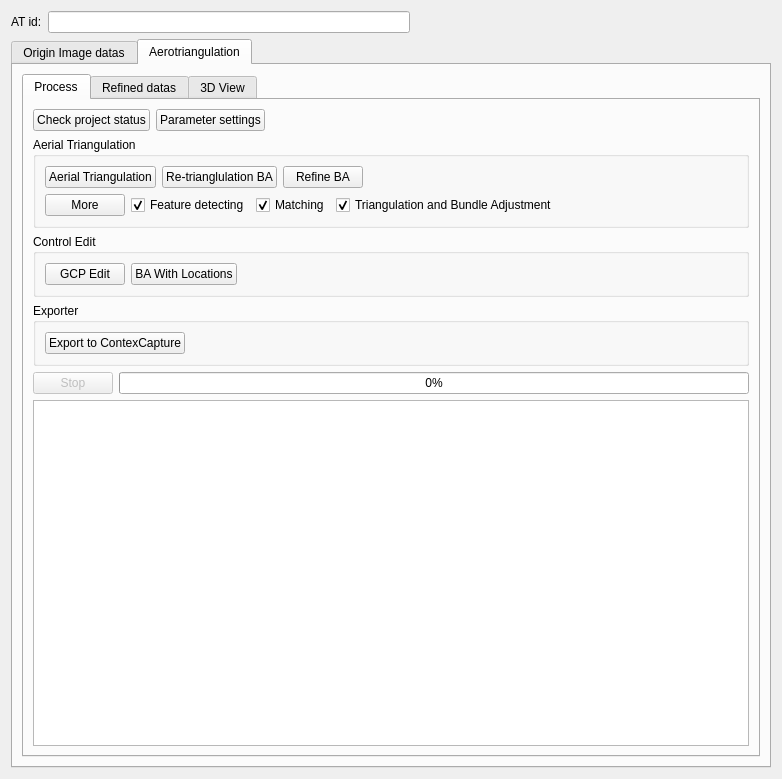
<?xml version="1.0" encoding="UTF-8"?>
<ui version="4.0">
 <class>ATConfigWidget</class>
 <widget class="QWidget" name="ATConfigWidget">
  <property name="geometry">
   <rect>
    <x>0</x>
    <y>0</y>
    <width>782</width>
    <height>779</height>
   </rect>
  </property>
  <property name="windowTitle">
   <string>Form</string>
  </property>
  <layout class="QVBoxLayout" name="verticalLayout_2">
   <item>
    <layout class="QHBoxLayout" name="horizontalLayout_5">
     <item>
      <widget class="QLabel" name="label">
       <property name="text">
        <string>AT id:</string>
       </property>
      </widget>
     </item>
     <item>
      <widget class="QLineEdit" name="lineEdit_projectID">
       <property name="readOnly">
        <bool>true</bool>
       </property>
      </widget>
     </item>
     <item>
      <spacer name="horizontalSpacer_3">
       <property name="orientation">
        <enum>Qt::Horizontal</enum>
       </property>
       <property name="sizeHint" stdset="0">
        <size>
         <width>40</width>
         <height>20</height>
        </size>
       </property>
      </spacer>
     </item>
    </layout>
   </item>
   <item>
    <widget class="QTabWidget" name="tabWidget">
     <property name="styleSheet">
      <string notr="true"/>
     </property>
     <property name="currentIndex">
      <number>1</number>
     </property>
     <property name="elideMode">
      <enum>Qt::ElideNone</enum>
     </property>
     <property name="usesScrollButtons">
      <bool>true</bool>
     </property>
     <property name="documentMode">
      <bool>false</bool>
     </property>
     <widget class="QWidget" name="tab_imageDatas">
      <property name="minimumSize">
       <size>
        <width>500</width>
        <height>0</height>
       </size>
      </property>
      <attribute name="title">
       <string>Origin Image datas</string>
      </attribute>
      <layout class="QHBoxLayout" name="horizontalLayout_7">
       <item>
        <widget class="insight::ProjectEditWidget" name="widget_originImages" native="true"/>
       </item>
      </layout>
     </widget>
     <widget class="QWidget" name="tab_Aerotriangulation">
      <attribute name="title">
       <string>Aerotriangulation</string>
      </attribute>
      <layout class="QHBoxLayout" name="horizontalLayout_6">
       <item>
        <widget class="QTabWidget" name="tabWidget_2">
         <property name="currentIndex">
          <number>0</number>
         </property>
         <property name="elideMode">
          <enum>Qt::ElideNone</enum>
         </property>
         <widget class="QWidget" name="tab_3">
          <attribute name="title">
           <string>Process</string>
          </attribute>
          <layout class="QVBoxLayout" name="verticalLayout_3">
           <item>
            <layout class="QHBoxLayout" name="horizontalLayout_11">
             <item>
              <widget class="QPushButton" name="pushButton_checkAT">
               <property name="text">
                <string>Check project status</string>
               </property>
              </widget>
             </item>
             <item>
              <widget class="QPushButton" name="pushButton_paramSetting">
               <property name="text">
                <string>Parameter settings</string>
               </property>
              </widget>
             </item>
             <item>
              <spacer name="horizontalSpacer_5">
               <property name="orientation">
                <enum>Qt::Horizontal</enum>
               </property>
               <property name="sizeHint" stdset="0">
                <size>
                 <width>40</width>
                 <height>20</height>
                </size>
               </property>
              </spacer>
             </item>
            </layout>
           </item>
           <item>
            <widget class="QGroupBox" name="groupBox_AT">
             <property name="title">
              <string>Aerial Triangulation</string>
             </property>
             <layout class="QVBoxLayout" name="verticalLayout">
              <item>
               <layout class="QHBoxLayout" name="horizontalLayout_12">
                <item>
                 <widget class="QPushButton" name="pushButton_AT">
                  <property name="text">
                   <string>Aerial Triangulation</string>
                  </property>
                 </widget>
                </item>
                <item>
                 <widget class="QPushButton" name="pushButton_retriangleBA">
                  <property name="text">
                   <string>Re-trianglulation BA</string>
                  </property>
                 </widget>
                </item>
                <item>
                 <widget class="QPushButton" name="pushButton_refineBA">
                  <property name="text">
                   <string>Refine BA</string>
                  </property>
                 </widget>
                </item>
                <item>
                 <spacer name="horizontalSpacer_6">
                  <property name="orientation">
                   <enum>Qt::Horizontal</enum>
                  </property>
                  <property name="sizeHint" stdset="0">
                   <size>
                    <width>37</width>
                    <height>17</height>
                   </size>
                  </property>
                 </spacer>
                </item>
               </layout>
              </item>
              <item>
               <layout class="QHBoxLayout" name="horizontalLayout_13">
                <item>
                 <widget class="QPushButton" name="pushButton_more">
                  <property name="text">
                   <string>More</string>
                  </property>
                 </widget>
                </item>
                <item>
                 <layout class="QHBoxLayout" name="horizontalLayout_3">
                  <item>
                   <widget class="QCheckBox" name="checkBox_featureDetect">
                    <property name="text">
                     <string>Feature detecting</string>
                    </property>
                    <property name="checked">
                     <bool>true</bool>
                    </property>
                   </widget>
                  </item>
                  <item>
                   <widget class="QCheckBox" name="checkBox_matching">
                    <property name="text">
                     <string>Matching</string>
                    </property>
                    <property name="checked">
                     <bool>true</bool>
                    </property>
                   </widget>
                  </item>
                  <item>
                   <widget class="QCheckBox" name="checkBox_at">
                    <property name="text">
                     <string>Triangulation and Bundle Adjustment</string>
                    </property>
                    <property name="checked">
                     <bool>true</bool>
                    </property>
                   </widget>
                  </item>
                 </layout>
                </item>
                <item>
                 <spacer name="horizontalSpacer_7">
                  <property name="orientation">
                   <enum>Qt::Horizontal</enum>
                  </property>
                  <property name="sizeHint" stdset="0">
                   <size>
                    <width>37</width>
                    <height>17</height>
                   </size>
                  </property>
                 </spacer>
                </item>
               </layout>
              </item>
             </layout>
            </widget>
           </item>
           <item>
            <widget class="QGroupBox" name="groupBox_controlEdit">
             <property name="title">
              <string>Control Edit</string>
             </property>
             <layout class="QHBoxLayout" name="horizontalLayout">
              <item>
               <widget class="QPushButton" name="pushButton_gcpEdit">
                <property name="text">
                 <string>GCP Edit</string>
                </property>
               </widget>
              </item>
              <item>
               <widget class="QPushButton" name="pushButton_gcpBA">
                <property name="text">
                 <string>BA With Locations</string>
                </property>
               </widget>
              </item>
              <item>
               <spacer name="horizontalSpacer">
                <property name="orientation">
                 <enum>Qt::Horizontal</enum>
                </property>
                <property name="sizeHint" stdset="0">
                 <size>
                  <width>801</width>
                  <height>20</height>
                 </size>
                </property>
               </spacer>
              </item>
             </layout>
            </widget>
           </item>
           <item>
            <widget class="QGroupBox" name="groupBox_export">
             <property name="title">
              <string>Exporter</string>
             </property>
             <layout class="QHBoxLayout" name="horizontalLayout_4">
              <item>
               <widget class="QPushButton" name="pushButton_exportCC">
                <property name="text">
                 <string>Export to ContexCapture</string>
                </property>
               </widget>
              </item>
              <item>
               <spacer name="horizontalSpacer_4">
                <property name="orientation">
                 <enum>Qt::Horizontal</enum>
                </property>
                <property name="sizeHint" stdset="0">
                 <size>
                  <width>900</width>
                  <height>20</height>
                 </size>
                </property>
               </spacer>
              </item>
             </layout>
            </widget>
           </item>
           <item>
            <layout class="QHBoxLayout" name="horizontalLayout_2">
             <item>
              <widget class="QPushButton" name="pushButton_stop">
               <property name="enabled">
                <bool>false</bool>
               </property>
               <property name="text">
                <string>Stop</string>
               </property>
              </widget>
             </item>
             <item>
              <widget class="QProgressBar" name="progressBar">
               <property name="value">
                <number>0</number>
               </property>
              </widget>
             </item>
            </layout>
           </item>
           <item>
            <widget class="QPlainTextEdit" name="plainTextEdit">
             <property name="minimumSize">
              <size>
               <width>0</width>
               <height>300</height>
              </size>
             </property>
             <property name="readOnly">
              <bool>true</bool>
             </property>
            </widget>
           </item>
          </layout>
         </widget>
         <widget class="QWidget" name="tab">
          <attribute name="title">
           <string>Refined datas</string>
          </attribute>
          <layout class="QHBoxLayout" name="horizontalLayout_8">
           <item>
            <widget class="insight::ProjectEditWidget" name="widget_refinedImages" native="true"/>
           </item>
          </layout>
         </widget>
         <widget class="QWidget" name="tab_4">
          <attribute name="title">
           <string>3D View</string>
          </attribute>
          <layout class="QHBoxLayout" name="horizontalLayout_9">
           <item>
            <widget class="insight::AT3dRenderWidget" name="widget3d" native="true"/>
           </item>
          </layout>
         </widget>
        </widget>
       </item>
      </layout>
     </widget>
    </widget>
   </item>
  </layout>
 </widget>
 <customwidgets>
  <customwidget>
   <class>insight::ProjectEditWidget</class>
   <extends>QWidget</extends>
   <header>ProjectEditWidget.h</header>
   <container>1</container>
  </customwidget>
  <customwidget>
   <class>insight::AT3dRenderWidget</class>
   <extends>QWidget</extends>
   <header>AT3dRenderWidget.h</header>
   <container>1</container>
  </customwidget>
 </customwidgets>
 <resources/>
 <connections/>
</ui>
